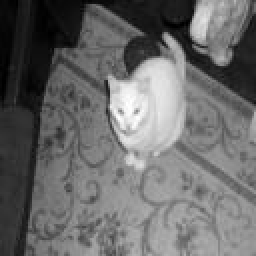
#> input picture week4/task/dataset/cat.107.jpg, 128 x 128 px, found by its file name (shown 2 times larger); its folder holds 4 pictures in this run
$ jupyter execute --allow-errors week5_cat_dog_classification.ipynb
#> lines starting #> are read from the running program, lines starting #| are printed output that depends on the picture
# Cat and Dog Classification - week 5
Classify images of cats and dogs using Histogram of Oriented Gradients (HOG) for feature extraction and Decision Tree, Random Forest, Linear Regression for classification and compair them.

[cell 1]
import os
import numpy as np
from skimage.io import imread
from skimage.color import rgb2gray
from skimage.feature import hog
from sklearn.model_selection import train_test_split, learning_curve
from sklearn.tree import DecisionTreeClassifier
from sklearn.ensemble import RandomForestClassifier
from sklearn.linear_model import LinearRegression
from sklearn.metrics import accuracy_score, confusion_matrix, ConfusionMatrixDisplay
import matplotlib.pyplot as plt
from skimage.io import imsave

[cell 2]
# Load dataset
data_dir = './dataset'
images, labels = [], []

for file in os.listdir(data_dir):
    if file.endswith('.jpg'):
        img_path = os.path.join(data_dir, file)
        if file.startswith('cat'):
            labels.append(0)  # Cat
        elif file.startswith('dog'):
            labels.append(1)  # Dog
        else:
            continue

        img = imread(img_path)
#> img is the input picture: shape (128, 128, 3); min 0, max 255, mean 106
        img = rgb2gray(img)  # Convert to grayscale
#> img: shape (128, 128) float64
        images.append(img)

images = np.array(images)
labels = np.array(labels)
print('Images shape:', images.shape)
#| Images shape: (4, 128, 128)
print('Labels shape:', labels.shape)
#| Labels shape: (4,)
print(f'Number of cats: {np.sum(labels == 0)}')
print(f'Number of dogs: {np.sum(labels == 1)}')

[cell 3]
def extract_hog_features(images, visualize=False):
    """Extract HOG features from a list of grayscale images.

    Args:
        images: Array of grayscale images (N, 128, 128).
        visualize: If True, return HOG visualizations.

    Returns:
        hog_features: Array of HOG features (N, feature_size).
        hog_images: Array of HOG visualizations (N, 128, 128) if visualize=True, else None.
    """
#> called with images = array of shape (3, 128, 128), visualize = False
    hog_features = []
    hog_images = [] if visualize else None

    orientations = 9
    pixels_per_cell = (8, 8)
    cells_per_block = (2, 2)

    for img in images:
        if visualize:
            features, hog_img = hog(img, orientations=orientations, pixels_per_cell=pixels_per_cell, cells_per_block=cells_per_block, visualize=True, feature_vector=True)
            hog_images.append(hog_img)
        else:
            features = hog(img, orientations=orientations, pixels_per_cell=pixels_per_cell, cells_per_block=cells_per_block, visualize=False, feature_vector=True)

        hog_features.append(features)

    hog_features = np.array(hog_features)
    if visualize:
        hog_images = np.array(hog_images)

    print(f'HOG features shape: {hog_features.shape}')
#| HOG features shape: (3, 8100)
    return hog_features, hog_images

[cell 4]
def split_and_save_dataset(images, labels, test_size=0.2, train_dir='./dog-cat/train', test_dir='./dog-cat/test'):
    """Split dataset into training and test sets and save images to separate directories.

    Args:
        images: Array of grayscale images (N, 128, 128).
        labels: Array of labels (0 for cat, 1 for dog).
        test_size: Fraction of data for test set.
        train_dir: Directory to save training images.
        test_dir: Directory to save test images.

    Returns:
        X_train, X_test: HOG features for training and test sets.
        y_train, y_test: Labels for training and test sets.
        idx_train, idx_test: Indices for training and test sets.
    """
    # Split the data using stratified sampling to maintain class balance
    indices = np.arange(len(images))
    idx_train, idx_test, y_train, y_test = train_test_split(
        indices, labels,
        test_size=test_size,
        random_state=42,
        stratify=labels
    )

    # Extract HOG features for training and test sets
    train_images = images[idx_train]
    test_images = images[idx_test]

    X_train, _ = extract_hog_features(train_images, visualize=False)
    X_test, hog_images_test = extract_hog_features(test_images, visualize=True)  # HOG visualization برای تست
#| HOG features shape: (1, 8100)


    # Create directories if they don't exist
    os.makedirs(os.path.join(train_dir, 'cats'), exist_ok=True)
    os.makedirs(os.path.join(train_dir, 'dogs'), exist_ok=True)
    os.makedirs(os.path.join(test_dir, 'cats'), exist_ok=True)
    os.makedirs(os.path.join(test_dir, 'dogs'), exist_ok=True)

    # Save training images
    for i, (idx, label) in enumerate(zip(idx_train, y_train)):
        class_name = 'cats' if label == 0 else 'dogs'
        filename = f'{class_name}_{i}.png'
        filepath = os.path.join(train_dir, class_name, filename)
        # Convert float image to uint8 format for saving
        img_to_save = (images[idx] * 255).astype(np.uint8)
        imsave(filepath, img_to_save)
#> this loop made 3 passes
#> pass 1, in split_and_save_dataset, `img_to_save = (images[idx] * 255).astype(np.uint8)`:
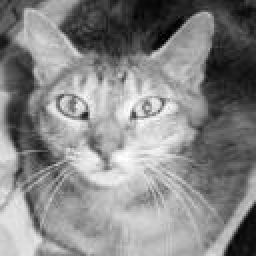
#> img_to_save: shape (128, 128) (shown 2 times larger); min 0, max 255, mean 134.3
#> pass 2, in split_and_save_dataset, `img_to_save = (images[idx] * 255).astype(np.uint8)`:
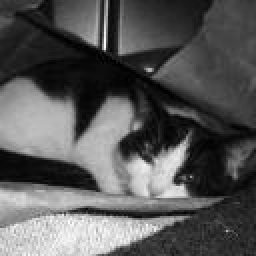
#> img_to_save: shape (128, 128) (shown 2 times larger); min 0, max 255, mean 87.3

    # Save test images
    for i, (idx, label) in enumerate(zip(idx_test, y_test)):
        class_name = 'cats' if label == 0 else 'dogs'
        filename = f'{class_name}_{i}.png'
        filepath = os.path.join(test_dir, class_name, filename)
        # Convert float image to uint8 format for saving
        img_to_save = (images[idx] * 255).astype(np.uint8)
        imsave(filepath, img_to_save)
#> this loop made 1 pass
#> pass 1, in split_and_save_dataset, `img_to_save = (images[idx] * 255).astype(np.uint8)`:
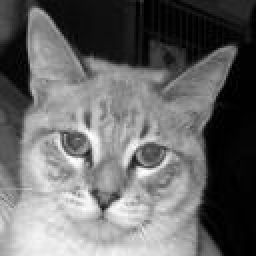
#> img_to_save: shape (128, 128) (shown 2 times larger); min 0, max 255, mean 104.8

    print(f'Training set: {len(X_train)} samples')
    print(f'Test set: {len(X_test)} samples')
    print(f'Training cats: {np.sum(y_train == 0)}, dogs: {np.sum(y_train == 1)}')
    print(f'Test cats: {np.sum(y_test == 0)}, dogs: {np.sum(y_test == 1)}')

    return X_train, X_test, y_train, y_test, idx_train, idx_test, test_images, hog_images_test

[cell 5]
# Train models using scikit learn

X_train, X_test, y_train, y_test, idx_train, idx_test, images_test, hog_images_test = split_and_save_dataset(images, labels)


# Decision Tree
dt_model = DecisionTreeClassifier(random_state=42)
dt_model.fit(X_train, y_train)
dt_pred = dt_model.predict(X_test)
dt_accuracy = accuracy_score(y_test, dt_pred)

# Random Forest
# Using RandomForestClassifier as it's a classification task
rf_model = RandomForestClassifier(random_state=42)
rf_model.fit(X_train, y_train)
rf_pred = rf_model.predict(X_test)
rf_accuracy = accuracy_score(y_test, rf_pred)

# Linear Regression
# Adapting Linear Regression for binary classification by thresholding the output
lr_model = LinearRegression()
lr_model.fit(X_train, y_train)
lr_pred_continuous = lr_model.predict(X_test)
lr_pred = (lr_pred_continuous > 0.5).astype(int) # Thresholding at 0.5
lr_accuracy = accuracy_score(y_test, lr_pred)


print(f'Decision Tree Accuracy: {dt_accuracy:.4f}')
print(f'Random Forest Accuracy: {rf_accuracy:.4f}')
print(f'Linear Regression Accuracy: {lr_accuracy:.4f}')

[cell 6]
# Compare models with confusion matrices
# A confusion matrix is a table that is often used to describe the performance of a classification model.
fig, axes = plt.subplots(1, 3, figsize=(15, 5))

# Decision Tree
cm_dt = confusion_matrix(y_test, dt_pred)
#> (the rest of this cell did not finish here and is left out)

[cell 7]
# Learning curves
# A learning curve shows the validation and training score of an estimator for varying numbers of training samples.
def plot_learning_curve(estimator, title, X, y, ax, train_sizes=np.linspace(0.1, 1.0, 5)):
    train_sizes, train_scores, test_scores = learning_curve(
        estimator, X, y, cv=5, n_jobs=-1, train_sizes=train_sizes, scoring='accuracy'
    )
    train_scores_mean = np.mean(train_scores, axis=1)
    test_scores_mean = np.mean(test_scores, axis=1)
    ax.plot(train_sizes, train_scores_mean, label='Training Accuracy')
    ax.plot(train_sizes, test_scores_mean, label='Cross-Validation Accuracy')
    ax.set_title(title)
    ax.set_xlabel('Training Examples')
    ax.set_ylabel('Accuracy')
    ax.legend(loc='best')
    ax.grid(True)

fig, axes = plt.subplots(1, 3, figsize=(18, 5))

# Plot learning curves for all models
#> (the rest of this cell did not finish here and is left out)

### It seams there is wrong with Linear Regression learning curve, Can you guess why?!

[cell 8]
# Visualize sample results
classes = ['cat', 'dog']
cat_indices = [idx for idx in idx_test if y_test[np.where(idx_test == idx)[0][0]] == 0]
dog_indices = [idx for idx in idx_test if y_test[np.where(idx_test == idx)[0][0]] == 1]
sample_indices = cat_indices[:min(5, len(cat_indices))] + dog_indices[:min(5, len(dog_indices))]

fig, axes = plt.subplots(len(sample_indices), 3, figsize=(12, 4 * len(sample_indices)))
for i, idx in enumerate(sample_indices):
    true_label = y_test[np.where(idx_test == idx)[0][0]]
    dt_pred_label = dt_pred[np.where(idx_test == idx)[0][0]]
    rf_pred_label = rf_pred[np.where(idx_test == idx)[0][0]]
    lr_pred_label = lr_pred[np.where(idx_test == idx)[0][0]]

    # Original image
    ax = axes[i, 0] if len(sample_indices) > 1 else axes[0]
    ax.imshow(images_test[np.where(idx_test == idx)[0][0]], cmap='gray')
    ax.set_title(f'True: {classes[true_label]}')
    ax.axis('off')

    # HOG image
    ax = axes[i, 1] if len(sample_indices) > 1 else axes[1]
    ax.imshow(hog_images_test[np.where(idx_test == idx)[0][0]], cmap='gray')
    ax.set_title('HOG')
    ax.axis('off')

    # Predictions
    ax = axes[i, 2] if len(sample_indices) > 1 else axes[2]
    ax.text(0.5, 0.5, f'DT: {classes[dt_pred_label]}\nRF: {classes[rf_pred_label]}\nLR: {classes[lr_pred_label]}',
            fontsize=12, ha='center', va='center')
    ax.set_title('Predictions')
    ax.axis('off')

plt.tight_layout()
plt.show()
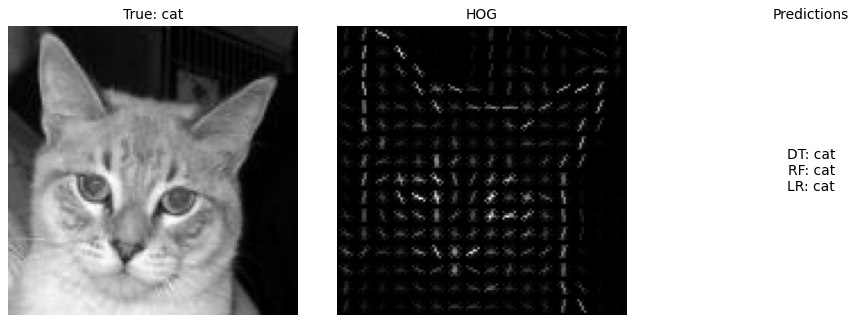
#> figure drawn by matplotlib, 2 panels
